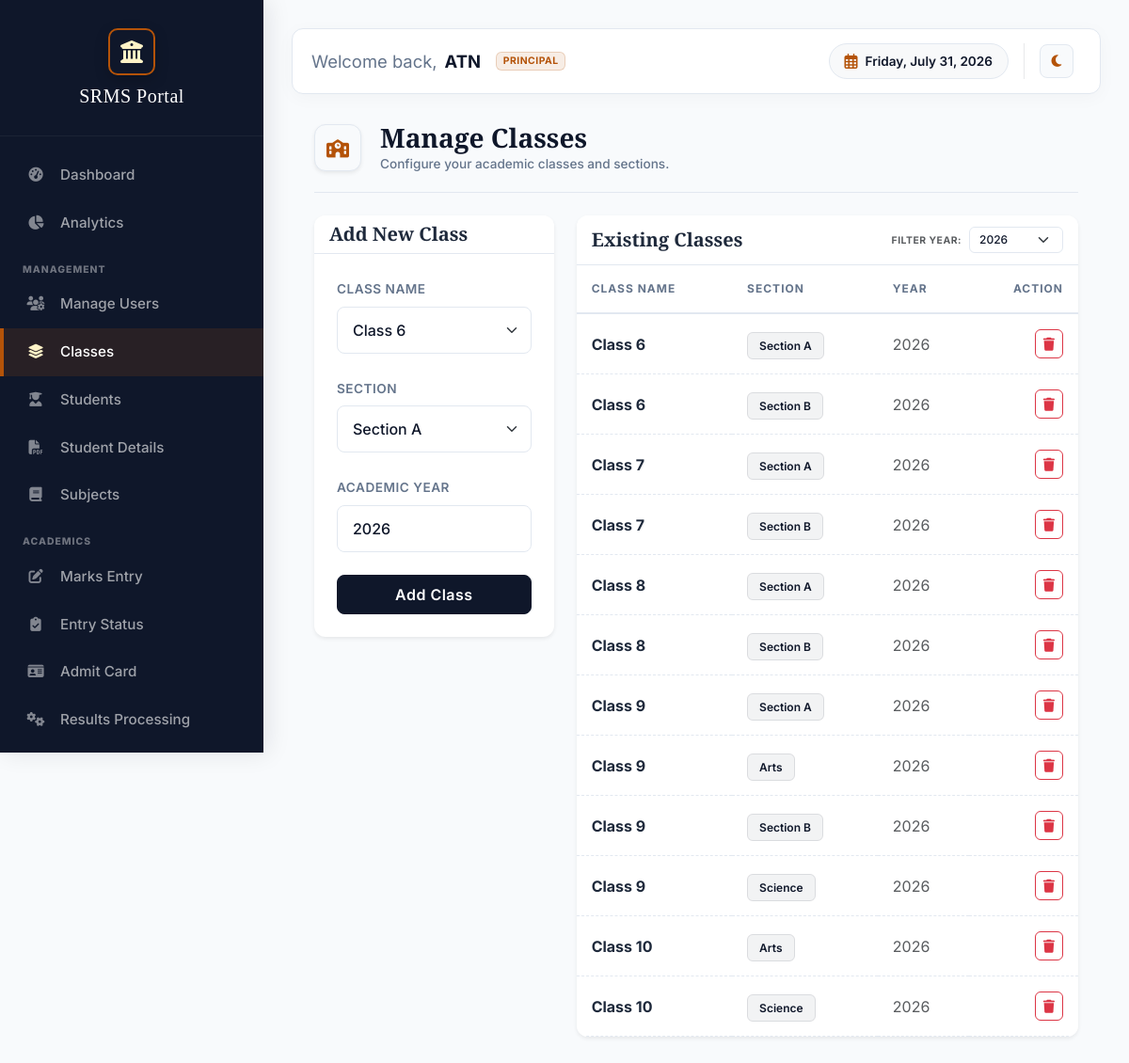
/admin/manage-classes.php (signed in), run on the app's committed database.
### tables this page shows
CREATE TABLE `classes` (
  `id` int(11) NOT NULL,
  `class_name` varchar(50) NOT NULL,
  `section` varchar(10) NOT NULL,
  `academic_year` year(4) NOT NULL
);

### admin/manage-classes.php (the view, shortened to what this page needs)
<?php
include('auth.php');
include('../includes/db_config.php');
$years_stmt = $conn->query("SELECT DISTINCT academic_year FROM classes ORDER BY academic_year ASC");
$available_years = array_values(array_unique(array_map('strval', array_column($years_stmt->fetchAll(), 'academic_year'))));
$current_year = (string) date('Y');
sort($available_years, SORT_NUMERIC);
$selected_year = $_GET['academic_year'] ?? $current_year;
if ($selected_year === 'all') {
    $stmt = $conn->query("SELECT * FROM classes ORDER BY academic_year ASC, LENGTH(class_name), class_name, section");
} else {
    $stmt = $conn->prepare("SELECT * FROM classes WHERE academic_year = ? ORDER BY LENGTH(class_name), class_name, section");
    $stmt->execute([$selected_year]);
}
$classes = $stmt->fetchAll();
?>
<!DOCTYPE html>
<html lang="en">
<head>
    <?php include('header.php'); ?>
</head>
<body>
    <?php include('sidebar.php'); ?>
    <div id="content">
        <?php include('topbar.php'); ?>
        <div class="container-fluid px-0 px-md-4">
            <div class="page-header">
                <div class="d-flex align-items-center">
                    <div class="header-icon-box shadow-sm">
                        <i class="fas fa-school"></i>
                    </div>
                    <div>
                        <h1 class="mb-0">Manage Classes</h1>
                        <p class="mb-0">Configure your academic classes and sections.</p>
                    </div>
                </div>
            </div>
            <div class="row g-4">
                <div class="col-md-4">
                    <div class="card border-0 shadow-sm overflow-hidden" style="border-radius: 12px;">
                        <div class="card-header bg-white" style="border-bottom: 1px solid var(--prestige-border);">
                            <h5 class="mb-0" style="font-family: 'Playfair Display', serif; color: var(--prestige-text); font-weight: 700;">Add New Class</h5>
                        </div>
                        <div class="card-body p-4">
                            <form action="" method="POST">
                                <div class="mb-4">
                                    <label class="form-label">Class Name</label>
                                    <select name="class_name" id="class_name_select" class="form-select" required onchange="updateSections()">
                                        <option value="Class 6">Class 6</option>
                                    </select>
                                </div>
                                <div class="mb-4">
                                    <label class="form-label">Section</label>
                                    <select name="section" id="section_select" class="form-select" required>
                                        <option value="A">Section A</option>
                                    </select>
                                </div>
                                <div class="mb-4">
                                    <label class="form-label">Academic Year</label>
                                    <input type="number" name="year" class="form-control"
                                        value="<?php echo date('Y'); ?>" required>
                                </div>
                                <button type="submit" name="add_class" class="btn btn-primary w-100 py-2" style="border-radius: 8px; font-weight: 600;">Add Class</button>
                            </form>
                        </div>
                    </div>
                </div>
                <div class="col-md-8">
                    <div class="card border-0 shadow-sm overflow-hidden" style="border-radius: 12px;">
                        <div class="card-header bg-white d-flex align-items-center justify-content-between" style="border-bottom: 1px solid var(--prestige-border); padding-top: 12px; padding-bottom: 12px;">
                            <h5 class="mb-0" style="font-family: 'Playfair Display', serif; color: var(--prestige-text); font-weight: 700;">Existing Classes</h5>
                            <form action="" method="GET" class="d-flex align-items-center gap-2">
                                <label class="small text-muted fw-bold text-uppercase mb-0 d-none d-sm-block" style="font-size: 0.65rem; letter-spacing: 0.5px;">Filter Year:</label>
                                <select name="academic_year" class="form-select form-select-sm" onchange="this.form.submit()" style="width: auto; min-width: 100px; font-size: 0.75rem; padding: 4px 10px; border-radius: 6px;">
                                    <?php foreach ($available_years as $y): ?>
                                        <option value="<?= $y ?>" <?= (string) $selected_year === (string) $y ? 'selected' : '' ?>><?= $y ?><?php if ((int) $y === (int) $current_year) ?></option>
                                    <?php endforeach; ?>
                                </select>
                            </form>
                        </div>
                        <div class="card-body p-0">
                            <div class="table-responsive">
                                <table class="table table-hover align-middle mb-0">
                                    <thead class="bg-light">
                                        <tr>
                                            <th>Class Name</th>
                                            <th>Section</th>
                                            <th>Year</th>
                                            <th class="text-end">Action</th>
                                        </tr>
                                    </thead>
                                    <tbody>
                                        <?php foreach ($classes as $c): ?>
                                            <tr>
                                                <td>
                                                    <span class="fw-bold" style="color: var(--prestige-text);">
                                                        <?php echo htmlspecialchars($c['class_name']); ?>
                                                    </span>
                                                </td>
                                                <td>
                                                    <span class="badge-prestige">
                                                        <?php
                                                        $sec = $c['section'];
                                                        $isStream = in_array($sec, ['Science', 'Arts', 'Commerce']);
                                                        echo $isStream ? htmlspecialchars($sec) : 'Section ' . htmlspecialchars($sec);
                                                        ?>
                                                    </span>
                                                </td>
                                                <td>
                                                    <span class="text-muted"><?php echo htmlspecialchars($c['academic_year']); ?></span>
                                                </td>
                                                <td class="text-end">
                                                    <button type="button" class="btn btn-outline-danger btn-sm" style="border-radius: 6px;"
                                                        onclick="showDeleteModal('?delete=<?php echo $c['id']; ?>', 'Delete Class?', 'This will permanently remove <strong><?php echo htmlspecialchars($c['class_name'] . " - Section " . $c['section'] . " (" . $c['academic_year'] . ")"); ?></strong>.')">
                                                        <i class="fas fa-trash"></i>
                                                    </button>
                                                </td>
                                            </tr>
                                        <?php endforeach; ?>
                                    </tbody>
                                </table>
                            </div>
                        </div>
                    </div>
                </div>
            </div>
        </div>
    </div>
</body>
</html>

### data on the page
classes: class_name "Class 6", section "A", academic_year "2026"
classes: class_name "Class 6", section "B", academic_year "2026"
classes: class_name "Class 7", section "A", academic_year "2026"
classes: class_name "Class 7", section "B", academic_year "2026"
classes: class_name "Class 8", section "A", academic_year "2026"
classes: class_name "Class 8", section "B", academic_year "2026"
classes: class_name "Class 9", section "A", academic_year "2026"
classes: class_name "Class 9", section "Arts", academic_year "2026"
classes: class_name "Class 9", section "B", academic_year "2026"
classes: class_name "Class 9", section "Science", academic_year "2026"
classes: class_name "Class 10", section "Arts", academic_year "2026"
classes: class_name "Class 10", section "Science", academic_year "2026"

### other printed values
$display_name "ATN"
form field academic_year "2026"
